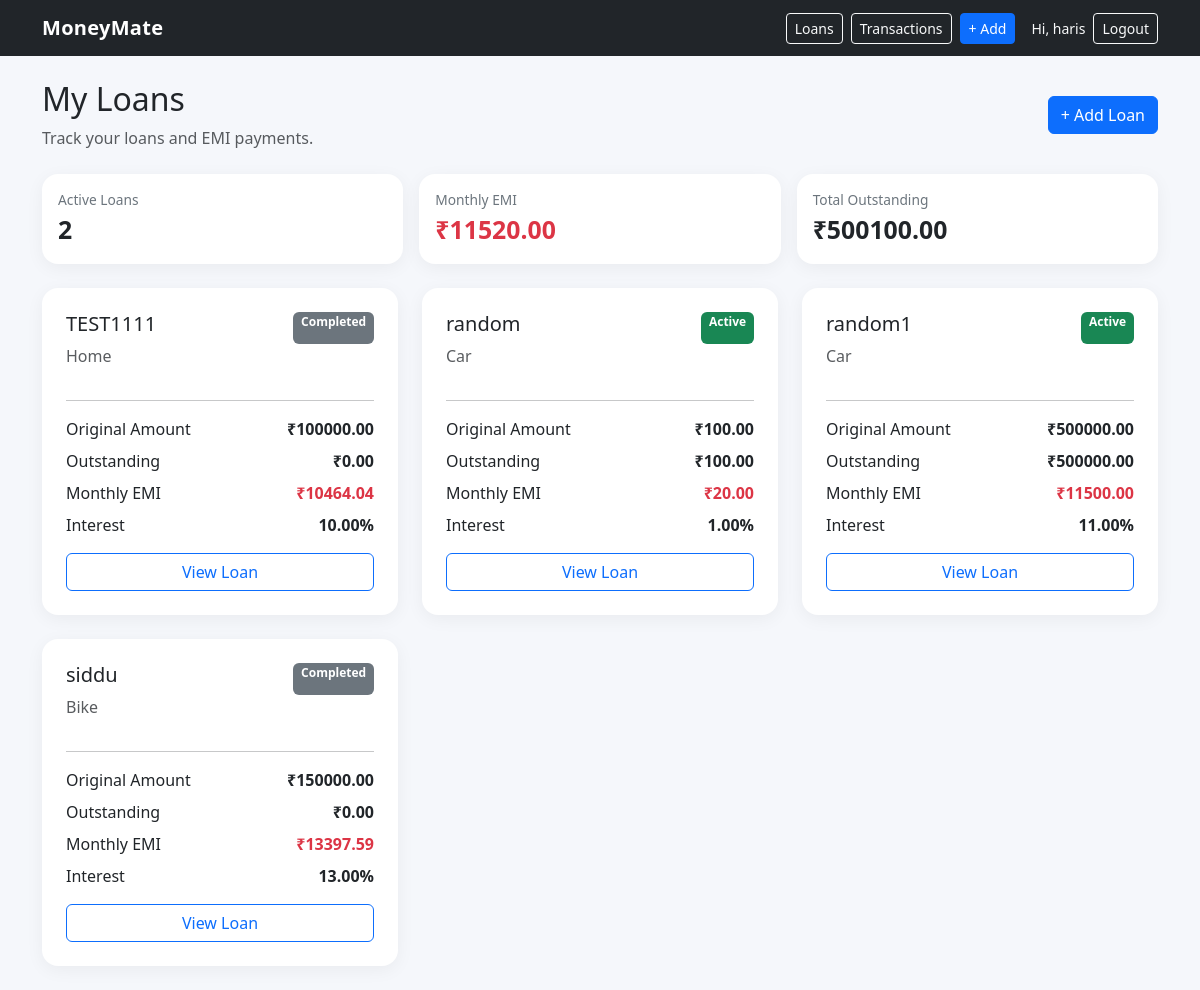
The app's page /loans/ (signed in) with its own data.
### finance/models.py (models this page shows, shortened)
class Loan(models.Model):
    LOAN_TYPES = [
        ("home", "Home"),
        ("car" , "Car"),
        ("bike" , "Bike"),
        ("personal" , "Personal"),
        ("education" , "Education"),
        ("credit_card" , "Credit Card EMI"),
        ("others" , "Others")
    ]
    STATUS_CHOICES = [
        ("active" , "Active"),
        ("completed" , "Ccompleted"),
        ("closed" , "Closed")
    ]
    id = models.UUIDField(primary_key=True, default=uuid.uuid4, editable=False)
    user = models.ForeignKey(User, on_delete=models.CASCADE, related_name="loans")
    loan_name = models.CharField(max_length=120)
    loan_type = models.CharField(max_length=20, choices=LOAN_TYPES)
    principal_amount = models.DecimalField(max_digits=12, decimal_places=2)
    interest_rate = models.DecimalField(max_digits=5, decimal_places=2, help_text="Anual Interest Rate (%)")
    tenure_months = models.PositiveIntegerField()
    emi_amount = models.DecimalField(max_digits=12, decimal_places=2)
    start_date = models.DateField(default=timezone.localdate)
    end_date = models.DateField(default=timezone.localdate)
    outstanding_amount = models.DecimalField(max_digits=12, decimal_places=2)
    status = models.CharField(max_length=20, choices=STATUS_CHOICES, default="pending")

### finance/views.py (the view)
# urls.py: path("loans/", views.loans, name="loans"),
@login_required
def loans(request):
    loans = Loan.objects.filter(
        user=request.user
    ).order_by("-start_date")
    total_emi = loans.filter(
        status="active"
    ).aggregate(
        total=Sum("emi_amount")
    )["total"] or Decimal("0")
    total_outstanding = loans.filter(
        status="active"
    ).aggregate(
        total=Sum("outstanding_amount")
    )["total"] or Decimal("0")
    active_loans = loans.filter(
        status="active"
    ).count()
    return render(
        request,
        "finance/loans.html",
        {
            "loans": loans,
            "total_emi": total_emi,
            "total_outstanding": total_outstanding,
            "active_loans": active_loans,
        }
    )

### templates/finance/loans.html (shortened to what this page needs)
{% extends "base.html" %}
{% block content %}
<div class="d-flex justify-content-between align-items-center mb-4">
    <div>
        <h2>My Loans</h2>
        <p class="text-muted mb-0">
            Track your loans and EMI payments.
        </p>
    </div>
    <a href="{% url 'add_loan' %}" class="btn btn-primary">
        + Add Loan
    </a>
</div>
<div class="row g-3 mb-4">
    <div class="col-md-4">
        <div class="card p-3">
            <div class="small-muted">
                Active Loans
            </div>
            <div class="stat-value">
                {{ active_loans }}
            </div>
        </div>
    </div>
    <div class="col-md-4">
        <div class="card p-3">
            <div class="small-muted">
                Monthly EMI
            </div>
            <div class="stat-value text-danger">
                ₹{{ total_emi|floatformat:2 }}
            </div>
        </div>
    </div>
    <div class="col-md-4">
        <div class="card p-3">
            <div class="small-muted">
                Total Outstanding
            </div>
            <div class="stat-value">
                ₹{{ total_outstanding|floatformat:2 }}
            </div>
        </div>
    </div>
</div>
<div class="row g-4">
    {% for loan in loans %}
    <div class="col-md-6 col-lg-4">
        <div class="card p-4 h-100">
            <div class="d-flex justify-content-between">
                <h5>
                    {{ loan.loan_name }}
                </h5>
                {% if loan.status == "active" %}
                <span class="badge text-bg-success">
                    Active
                </span>
                {% else %}
                <span class="badge text-bg-secondary">
                    Completed
                </span>
                {% endif %}
            </div>
            <p class="text-muted">
                {{ loan.get_loan_type_display }}
            </p>
            <hr>
            <div class="d-flex justify-content-between mb-2">
                <span>Original Amount</span>
                <strong>
                    ₹{{ loan.principal_amount|floatformat:2 }}
                </strong>
            </div>
            <div class="d-flex justify-content-between mb-2">
                <span>Outstanding</span>
                <strong>
                    ₹{{ loan.outstanding_amount|floatformat:2 }}
                </strong>
            </div>
            <div class="d-flex justify-content-between mb-2">
                <span>Monthly EMI</span>
                <strong class="text-danger">
                    ₹{{ loan.emi_amount|floatformat:2 }}
                </strong>
            </div>
            <div class="d-flex justify-content-between mb-3">
                <span>Interest</span>
                <strong>
                    {{ loan.interest_rate }}%
                </strong>
            </div>
            <a href="{% url 'loan_detail' loan.id %}" class="btn btn-outline-primary w-100">
                View Loan
            </a>
        </div>
    </div>
    {% endfor %}
</div>
{% endblock %}

### templates/base.html (shortened to what this page needs)
<!doctype html>
<html lang="en">
<head>
    <link href="https://cdn.jsdelivr.net/npm/bootstrap@5.3.3/dist/css/bootstrap.min.css" rel="stylesheet">
</head>
<body>
    <nav class="navbar navbar-expand-lg bg-dark navbar-dark">
        <div class="container">
            <a class="navbar-brand" href="{% url 'dashboard' %}">MoneyMate</a>
            {% if user.is_authenticated %}
            <div class="d-flex align-items-center gap-2">
                <a class="btn btn-outline-light btn-sm" href="{% url 'loans' %}">Loans</a>
                <a class="btn btn-outline-light btn-sm" href="{% url 'transactions' %}">Transactions</a>
                <a class="btn btn-primary btn-sm" href="{% url 'add_transaction' %}">+ Add</a>
                <span class="text-light small ms-2">Hi, {{ user.username }}</span>
                <form method="post" action="{% url 'logout' %}" class="d-inline">
                    <button class="btn btn-outline-light btn-sm" type="submit">Logout</button>
                </form>
            </div>
            {% endif %}
        </div>
    </nav>
    <main class="container py-4">
        {% block content %}{% endblock %}
    </main>
</body>
</html>

### templates/base.html (style rules this page uses)
body { background: #f5f7fb; }
.navbar-brand { font-weight: 700; letter-spacing: .3px; }
.card { border: 0; border-radius: 16px; box-shadow: 0 4px 18px rgba(0, 0, 0, .05); }
.stat-value { font-size: 1.55rem; font-weight: 700; }
.small-muted { color: #6c757d; font-size: .86rem; }

### records on screen
Loan: loan_name "TEST1111", status "Completed", loan_type "Home", principal_amount "100000.00", outstanding_amount "0.00", emi_amount "10464.04", interest_rate "10.00"
Loan: loan_name "random", status "Active", loan_type "Car", principal_amount "100.00", outstanding_amount "100.00", emi_amount "20.00", interest_rate "1.00"
Loan: loan_name "random1", status "Active", loan_type "Car", principal_amount "500000.00", outstanding_amount "500000.00", emi_amount "11500.00", interest_rate "11.00"
Loan: loan_name "siddu", status "Completed", loan_type "Bike", principal_amount "150000.00", outstanding_amount "0.00", emi_amount "13397.59", interest_rate "13.00"

### other values on screen
{{ user.username }} "haris"
{{ active_loans }} "2"
{{ total_emi|floatformat:2 }} "11520.00"
{{ total_outstanding|floatformat:2 }} "500100.00"
